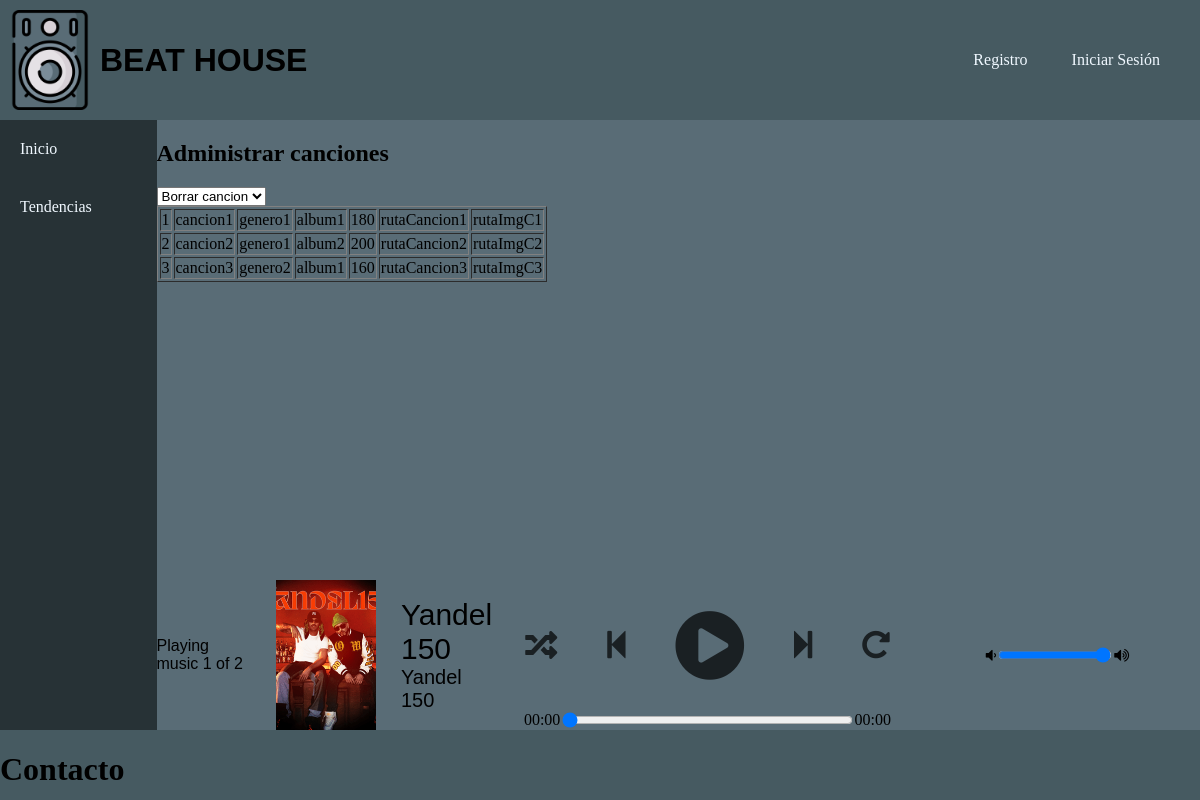
Page /GestionCanciones.php on the committed database.
### tables this page shows
CREATE TABLE `canciones` (
  `idCancion` int(11) NOT NULL,
  `nombreCancion` varchar(20) NOT NULL,
  `genero` varchar(30) NOT NULL,
  `nombreAlbum` varchar(30) NOT NULL,
  `duracion` varchar(20) NOT NULL,
  `rutaCancion` varchar(150) NOT NULL,
  `rutaImagen` varchar(150) NOT NULL
);

### GestionCanciones.php (the view, shortened to what this page needs)
<?php
    $db = Aplicacion::getInstance()->getConexionBd();
    $consulta = "SELECT * FROM canciones";
    $resultado = $db->query($consulta);
    $contenidoTabla = "<table border='1'>";
    while ($fila = $resultado->fetch_assoc()) {
        $contenidoTabla .= "<tr>";
        $contenidoTabla .= "<td>".$fila['idCancion']."</td>";
        $contenidoTabla .= "<td>".$fila['nombreCancion']."</td>";
        $contenidoTabla .= "<td>".$fila['genero']."</td>";
        $contenidoTabla .= "<td>".$fila['nombreAlbum']."</td>";
        $contenidoTabla .= "<td>".$fila['duracion']."</td>";
        $contenidoTabla .= "<td>".$fila['rutaCancion']."</td>";
        $contenidoTabla .= "<td>".$fila['rutaImagen']."</td>";
        $contenidoTabla .= "</tr>";
    }
    $contenidoTabla .= "</table>";
    $contenidoPrincipal = <<<EOS
        <h1>Administrar canciones</h1>
        <select name="operacion">
            <option value='borrar'>Borrar cancion</option>
            <option value='borrarPlaylist'>Borrar playlist</option>
        </select>
    EOS;
    require RAIZ_APP."/vistas/plantillas/plantilla.php";
?>

### css/estilospoty.css (style rules this page uses)
body { background-color: #596C76; margin: 0; display: flex; flex-direction: column; }

### rows in the picture
canciones: idCancion "1", nombreCancion "cancion1", genero "genero1", nombreAlbum "album1", duracion "180", rutaCancion "rutaCancion1", rutaImagen "rutaImgC1"
canciones: idCancion "2", nombreCancion "cancion2", genero "genero1", nombreAlbum "album2", duracion "200", rutaCancion "rutaCancion2", rutaImagen "rutaImgC2"
canciones: idCancion "3", nombreCancion "cancion3", genero "genero2", nombreAlbum "album1", duracion "160", rutaCancion "rutaCancion3", rutaImagen "rutaImgC3"
